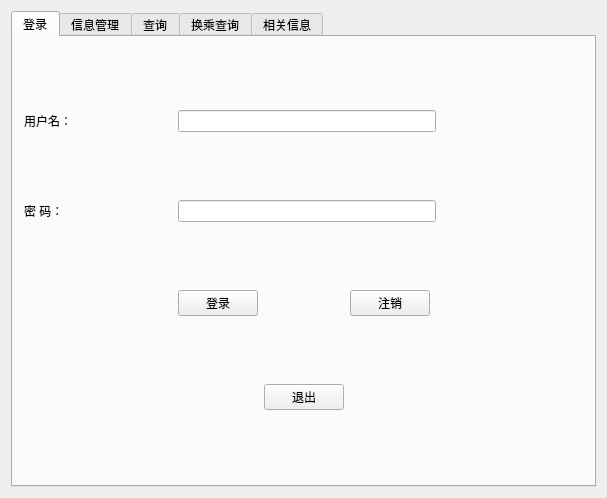
<?xml version="1.0" encoding="UTF-8"?>
<ui version="4.0">
 <class>Widget</class>
 <widget class="QWidget" name="Widget">
  <property name="geometry">
   <rect>
    <x>0</x>
    <y>0</y>
    <width>607</width>
    <height>498</height>
   </rect>
  </property>
  <property name="windowTitle">
   <string>北京公交查询系统</string>
  </property>
  <layout class="QGridLayout" name="gridLayout">
   <item row="0" column="0">
    <widget class="QTabWidget" name="tabWidget">
     <property name="currentIndex">
      <number>0</number>
     </property>
     <widget class="QWidget" name="tab_Login">
      <attribute name="title">
       <string>登录</string>
      </attribute>
      <layout class="QGridLayout" name="gridLayout_2">
       <item row="0" column="0">
        <widget class="QLabel" name="label">
         <property name="layoutDirection">
          <enum>Qt::RightToLeft</enum>
         </property>
         <property name="styleSheet">
          <string notr="true">font: 11pt &quot;宋体&quot;;
font: 10pt &quot;宋体&quot;;</string>
         </property>
         <property name="text">
          <string>用户名：</string>
         </property>
        </widget>
       </item>
       <item row="0" column="1" colspan="4">
        <widget class="QLineEdit" name="lineEdit_Name"/>
       </item>
       <item row="1" column="0">
        <widget class="QLabel" name="label_2">
         <property name="layoutDirection">
          <enum>Qt::RightToLeft</enum>
         </property>
         <property name="styleSheet">
          <string notr="true">font: 10pt &quot;宋体&quot;;</string>
         </property>
         <property name="text">
          <string>密 码：</string>
         </property>
        </widget>
       </item>
       <item row="1" column="1" colspan="4">
        <widget class="QLineEdit" name="lineEdit_Code"/>
       </item>
       <item row="2" column="3">
        <widget class="QPushButton" name="pushButton_Logout">
         <property name="text">
          <string>注销</string>
         </property>
        </widget>
       </item>
       <item row="2" column="5">
        <spacer name="horizontalSpacer">
         <property name="orientation">
          <enum>Qt::Horizontal</enum>
         </property>
         <property name="sizeHint" stdset="0">
          <size>
           <width>40</width>
           <height>20</height>
          </size>
         </property>
        </spacer>
       </item>
       <item row="2" column="0">
        <spacer name="horizontalSpacer_2">
         <property name="orientation">
          <enum>Qt::Horizontal</enum>
         </property>
         <property name="sizeHint" stdset="0">
          <size>
           <width>40</width>
           <height>20</height>
          </size>
         </property>
        </spacer>
       </item>
       <item row="0" column="5">
        <spacer name="horizontalSpacer_3">
         <property name="orientation">
          <enum>Qt::Horizontal</enum>
         </property>
         <property name="sizeHint" stdset="0">
          <size>
           <width>40</width>
           <height>20</height>
          </size>
         </property>
        </spacer>
       </item>
       <item row="2" column="1">
        <widget class="QPushButton" name="pushButton_Login">
         <property name="text">
          <string>登录</string>
         </property>
        </widget>
       </item>
       <item row="1" column="5">
        <spacer name="horizontalSpacer_4">
         <property name="orientation">
          <enum>Qt::Horizontal</enum>
         </property>
         <property name="sizeHint" stdset="0">
          <size>
           <width>40</width>
           <height>20</height>
          </size>
         </property>
        </spacer>
       </item>
       <item row="3" column="2">
        <widget class="QPushButton" name="pushButton_Quit">
         <property name="text">
          <string>退出</string>
         </property>
        </widget>
       </item>
      </layout>
     </widget>
     <widget class="QWidget" name="tab_Manager">
      <attribute name="title">
       <string>信息管理</string>
      </attribute>
      <layout class="QGridLayout" name="gridLayout_3">
       <item row="0" column="0" colspan="2">
        <widget class="QLabel" name="label_5">
         <property name="acceptDrops">
          <bool>false</bool>
         </property>
         <property name="styleSheet">
          <string notr="true">font: 10pt &quot;宋体&quot;;
text-decoration: underline;
font: 9pt &quot;宋体&quot;;
font: 12pt &quot;宋体&quot;;</string>
         </property>
         <property name="text">
          <string>添加一条线路信息：</string>
         </property>
        </widget>
       </item>
       <item row="1" column="0">
        <widget class="QLabel" name="label_8">
         <property name="text">
          <string>线路名：</string>
         </property>
        </widget>
       </item>
       <item row="1" column="1">
        <widget class="QLineEdit" name="lineEdit_AddBus"/>
       </item>
       <item row="1" column="2">
        <widget class="QLabel" name="label_21">
         <property name="text">
          <string>时间：</string>
         </property>
        </widget>
       </item>
       <item row="1" column="3">
        <widget class="QLineEdit" name="lineEdit_AddTime"/>
       </item>
       <item row="1" column="7">
        <widget class="QLabel" name="label_9">
         <property name="layoutDirection">
          <enum>Qt::RightToLeft</enum>
         </property>
         <property name="text">
          <string>站点数目：</string>
         </property>
        </widget>
       </item>
       <item row="2" column="0" colspan="2">
        <widget class="QLabel" name="label_10">
         <property name="text">
          <string>所有站点（以空格分开）：</string>
         </property>
        </widget>
       </item>
       <item row="3" column="0" colspan="8">
        <widget class="QPlainTextEdit" name="plainTextEdit_AddBus"/>
       </item>
       <item row="3" column="8">
        <widget class="QPushButton" name="pushButton_Add">
         <property name="text">
          <string>添加</string>
         </property>
        </widget>
       </item>
       <item row="4" column="0" colspan="2">
        <widget class="QLabel" name="label_6">
         <property name="styleSheet">
          <string notr="true">font: 10pt &quot;宋体&quot;;
text-decoration: underline;
font: 12pt &quot;宋体&quot;;</string>
         </property>
         <property name="text">
          <string>删除一条线路信息：</string>
         </property>
        </widget>
       </item>
       <item row="5" column="0">
        <widget class="QLabel" name="label_11">
         <property name="text">
          <string>线路名：</string>
         </property>
        </widget>
       </item>
       <item row="5" column="1">
        <widget class="QLineEdit" name="lineEdit_DeleteBus"/>
       </item>
       <item row="5" column="8">
        <widget class="QPushButton" name="pushButton_DeleteBus">
         <property name="text">
          <string>删除</string>
         </property>
        </widget>
       </item>
       <item row="6" column="0" colspan="2">
        <widget class="QLabel" name="label_7">
         <property name="styleSheet">
          <string notr="true">font: 10pt &quot;宋体&quot;;
text-decoration: underline;
font: 12pt &quot;宋体&quot;;</string>
         </property>
         <property name="text">
          <string>更新一条线路信息：</string>
         </property>
        </widget>
       </item>
       <item row="7" column="0">
        <widget class="QLabel" name="label_12">
         <property name="text">
          <string>线路名：</string>
         </property>
        </widget>
       </item>
       <item row="7" column="1">
        <widget class="QLineEdit" name="lineEdit_UpdateBus"/>
       </item>
       <item row="7" column="2">
        <widget class="QLabel" name="label_20">
         <property name="text">
          <string>时间：</string>
         </property>
        </widget>
       </item>
       <item row="7" column="3">
        <widget class="QLineEdit" name="lineEdit_UpdateTime"/>
       </item>
       <item row="7" column="7">
        <widget class="QLabel" name="label_13">
         <property name="text">
          <string>站点数目：</string>
         </property>
        </widget>
       </item>
       <item row="7" column="8">
        <widget class="QSpinBox" name="spinBox_UpdateStationNum"/>
       </item>
       <item row="8" column="0" colspan="2">
        <widget class="QLabel" name="label_14">
         <property name="text">
          <string>所有站点（以空格分开）：</string>
         </property>
        </widget>
       </item>
       <item row="9" column="0" colspan="8">
        <widget class="QPlainTextEdit" name="plainTextEdit_UpdateStation"/>
       </item>
       <item row="1" column="4">
        <widget class="QLabel" name="label_25">
         <property name="layoutDirection">
          <enum>Qt::RightToLeft</enum>
         </property>
         <property name="text">
          <string>票价：</string>
         </property>
        </widget>
       </item>
       <item row="7" column="4">
        <widget class="QLabel" name="label_26">
         <property name="text">
          <string>票价：</string>
         </property>
        </widget>
       </item>
       <item row="1" column="6">
        <widget class="QDoubleSpinBox" name="doubleSpinBox_AddPrice">
         <property name="singleStep">
          <double>0.100000000000000</double>
         </property>
        </widget>
       </item>
       <item row="7" column="5" colspan="2">
        <widget class="QDoubleSpinBox" name="doubleSpinBox_UpdatePrice">
         <property name="singleStep">
          <double>0.100000000000000</double>
         </property>
        </widget>
       </item>
       <item row="9" column="8">
        <widget class="QPushButton" name="pushButton_Update">
         <property name="text">
          <string>更新</string>
         </property>
        </widget>
       </item>
       <item row="1" column="8">
        <widget class="QSpinBox" name="spinBox_StationNum">
         <property name="minimum">
          <number>0</number>
         </property>
        </widget>
       </item>
      </layout>
     </widget>
     <widget class="QWidget" name="tab_Search">
      <attribute name="title">
       <string>查询</string>
      </attribute>
      <layout class="QFormLayout" name="formLayout_2">
       <property name="fieldGrowthPolicy">
        <enum>QFormLayout::AllNonFixedFieldsGrow</enum>
       </property>
       <item row="0" column="1">
        <widget class="QTextBrowser" name="textBrowser_AllBus"/>
       </item>
       <item row="2" column="0">
        <layout class="QVBoxLayout" name="verticalLayout_3">
         <item>
          <widget class="QLabel" name="label_22">
           <property name="text">
            <string>2、线路</string>
           </property>
          </widget>
         </item>
         <item>
          <widget class="QLineEdit" name="lineEdit_OneBus"/>
         </item>
         <item>
          <widget class="QLabel" name="label_23">
           <property name="text">
            <string>  的所有信息;</string>
           </property>
          </widget>
         </item>
         <item>
          <widget class="QPushButton" name="pushButton_OneBus">
           <property name="text">
            <string>查询</string>
           </property>
          </widget>
         </item>
        </layout>
       </item>
       <item row="2" column="1">
        <widget class="QTextBrowser" name="textBrowser_OneBus"/>
       </item>
       <item row="4" column="0">
        <layout class="QVBoxLayout" name="verticalLayout_2">
         <item>
          <widget class="QLabel" name="label_16">
           <property name="font">
            <font>
             <pointsize>10</pointsize>
            </font>
           </property>
           <property name="text">
            <string>3、经过站点：</string>
           </property>
          </widget>
         </item>
         <item>
          <widget class="QLineEdit" name="lineEdit_Station"/>
         </item>
         <item>
          <widget class="QLabel" name="label_17">
           <property name="font">
            <font>
             <pointsize>10</pointsize>
            </font>
           </property>
           <property name="text">
            <string>      的所有线路</string>
           </property>
          </widget>
         </item>
         <item>
          <widget class="QPushButton" name="pushButton_StationQuery">
           <property name="text">
            <string>查询</string>
           </property>
          </widget>
         </item>
        </layout>
       </item>
       <item row="4" column="1">
        <widget class="QTextBrowser" name="textBrowser_SomeBus"/>
       </item>
       <item row="0" column="0">
        <layout class="QVBoxLayout" name="verticalLayout">
         <item>
          <widget class="QLabel" name="label_15">
           <property name="font">
            <font>
             <pointsize>10</pointsize>
            </font>
           </property>
           <property name="text">
            <string>1、所有公交路线：</string>
           </property>
          </widget>
         </item>
         <item>
          <widget class="QLabel" name="label_24">
           <property name="text">
            <string>    (按照起点排序)    </string>
           </property>
          </widget>
         </item>
         <item>
          <widget class="QPushButton" name="pushButton_QueryAll">
           <property name="text">
            <string>查询</string>
           </property>
          </widget>
         </item>
        </layout>
       </item>
      </layout>
     </widget>
     <widget class="QWidget" name="tab_Transfer">
      <attribute name="title">
       <string>换乘查询</string>
      </attribute>
      <layout class="QGridLayout" name="gridLayout_4">
       <item row="0" column="0">
        <widget class="QLabel" name="label_19">
         <property name="styleSheet">
          <string notr="true">font: 12pt &quot;宋体&quot;;
text-decoration: underline;</string>
         </property>
         <property name="text">
          <string>换乘查询：</string>
         </property>
        </widget>
       </item>
       <item row="1" column="0">
        <layout class="QHBoxLayout" name="horizontalLayout_2">
         <item>
          <spacer name="horizontalSpacer_5">
           <property name="orientation">
            <enum>Qt::Horizontal</enum>
           </property>
           <property name="sizeHint" stdset="0">
            <size>
             <width>40</width>
             <height>20</height>
            </size>
           </property>
          </spacer>
         </item>
         <item>
          <widget class="QLabel" name="label_3">
           <property name="maximumSize">
            <size>
             <width>31</width>
             <height>21</height>
            </size>
           </property>
           <property name="toolTip">
            <string>&lt;!DOCTYPE HTML PUBLIC &quot;-//W3C//DTD HTML 4.0//EN&quot; &quot;http://www.w3.org/TR/REC-html40/strict.dtd&quot;&gt;
&lt;html&gt;&lt;head&gt;&lt;meta name=&quot;qrichtext&quot; content=&quot;1&quot; /&gt;&lt;style type=&quot;text/css&quot;&gt;
p, li { white-space: pre-wrap; }
&lt;/style&gt;&lt;/head&gt;&lt;body style=&quot; font-family:'宋体'; font-size:10pt; font-weight:400; font-style:normal;&quot;&gt;
&lt;p align=&quot;center&quot; style=&quot;-qt-paragraph-type:empty; margin-top:0px; margin-bottom:0px; margin-left:0px; margin-right:0px; -qt-block-indent:0; text-indent:0px;&quot;&gt;&lt;/p&gt;&lt;/body&gt;&lt;/html&gt;</string>
           </property>
           <property name="styleSheet">
            <string notr="true">font: 10pt &quot;宋体&quot;;</string>
           </property>
           <property name="text">
            <string>起点</string>
           </property>
          </widget>
         </item>
         <item>
          <widget class="QLineEdit" name="lineEdit_Start">
           <property name="maximumSize">
            <size>
             <width>100</width>
             <height>21</height>
            </size>
           </property>
          </widget>
         </item>
         <item>
          <spacer name="horizontalSpacer_8">
           <property name="orientation">
            <enum>Qt::Horizontal</enum>
           </property>
           <property name="sizeHint" stdset="0">
            <size>
             <width>40</width>
             <height>20</height>
            </size>
           </property>
          </spacer>
         </item>
        </layout>
       </item>
       <item row="1" column="1">
        <layout class="QHBoxLayout" name="horizontalLayout_3">
         <item>
          <spacer name="horizontalSpacer_6">
           <property name="orientation">
            <enum>Qt::Horizontal</enum>
           </property>
           <property name="sizeHint" stdset="0">
            <size>
             <width>40</width>
             <height>20</height>
            </size>
           </property>
          </spacer>
         </item>
         <item>
          <widget class="QLabel" name="label_4">
           <property name="styleSheet">
            <string notr="true">font: 10pt &quot;宋体&quot;;</string>
           </property>
           <property name="text">
            <string>终点</string>
           </property>
          </widget>
         </item>
         <item>
          <widget class="QLineEdit" name="lineEdit_End">
           <property name="maximumSize">
            <size>
             <width>100</width>
             <height>21</height>
            </size>
           </property>
          </widget>
         </item>
         <item>
          <spacer name="horizontalSpacer_9">
           <property name="orientation">
            <enum>Qt::Horizontal</enum>
           </property>
           <property name="sizeHint" stdset="0">
            <size>
             <width>40</width>
             <height>20</height>
            </size>
           </property>
          </spacer>
         </item>
        </layout>
       </item>
       <item row="3" column="0">
        <layout class="QVBoxLayout" name="_2">
         <item>
          <widget class="QRadioButton" name="radioButton_Unconditional">
           <property name="text">
            <string>无条件</string>
           </property>
          </widget>
         </item>
         <item>
          <layout class="QVBoxLayout" name="verticalLayout_5">
           <item>
            <widget class="QRadioButton" name="radioButton_ChangeLess">
             <property name="text">
              <string>换乘次数少于等于</string>
             </property>
            </widget>
           </item>
           <item>
            <widget class="QSpinBox" name="spinBox_ChangeNum">
             <property name="minimumSize">
              <size>
               <width>150</width>
               <height>0</height>
              </size>
             </property>
             <property name="maximumSize">
              <size>
               <width>199</width>
               <height>16777215</height>
              </size>
             </property>
            </widget>
           </item>
          </layout>
         </item>
         <item>
          <widget class="QRadioButton" name="radioButton_DistanceLess">
           <property name="text">
            <string>距离最短</string>
           </property>
          </widget>
         </item>
         <item>
          <widget class="QRadioButton" name="radioButton_PriceLess">
           <property name="text">
            <string>票价最少</string>
           </property>
          </widget>
         </item>
         <item>
          <spacer name="verticalSpacer">
           <property name="orientation">
            <enum>Qt::Vertical</enum>
           </property>
           <property name="sizeType">
            <enum>QSizePolicy::Preferred</enum>
           </property>
           <property name="sizeHint" stdset="0">
            <size>
             <width>20</width>
             <height>20</height>
            </size>
           </property>
          </spacer>
         </item>
         <item>
          <widget class="QPushButton" name="pushButton_BusChange">
           <property name="text">
            <string>查询</string>
           </property>
          </widget>
         </item>
        </layout>
       </item>
       <item row="4" column="1">
        <spacer name="horizontalSpacer_7">
         <property name="orientation">
          <enum>Qt::Horizontal</enum>
         </property>
         <property name="sizeHint" stdset="0">
          <size>
           <width>40</width>
           <height>20</height>
          </size>
         </property>
        </spacer>
       </item>
       <item row="3" column="1">
        <widget class="QTextBrowser" name="textBrowser_BusChange"/>
       </item>
      </layout>
     </widget>
     <widget class="QWidget" name="tab">
      <attribute name="title">
       <string>相关信息</string>
      </attribute>
      <layout class="QVBoxLayout" name="verticalLayout_4">
       <item>
        <widget class="QLabel" name="label_27">
         <property name="font">
          <font>
           <pointsize>11</pointsize>
          </font>
         </property>
         <property name="text">
          <string>by 赵帅江 赵帅兵</string>
         </property>
        </widget>
       </item>
      </layout>
     </widget>
    </widget>
   </item>
  </layout>
 </widget>
 <layoutdefault spacing="6" margin="11"/>
 <resources/>
 <connections/>
</ui>
